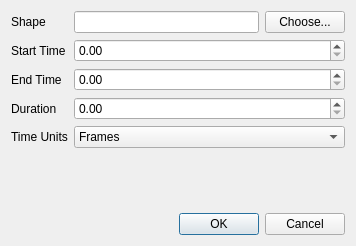
<?xml version="1.0" encoding="UTF-8"?>
<ui version="4.0">
  <author>
    SPDX-FileCopyrightText: 2019-2023 Mattia Basaglia &lt;dev@dragon.best&gt;
    SPDX-License-Identifier: GPL-3.0-or-later
  </author>
 <class>glaxnimate::gui::FollowPathDialog</class>
 <widget class="QDialog" name="glaxnimate::gui::FollowPathDialog">
  <property name="geometry">
   <rect>
    <x>0</x>
    <y>0</y>
    <width>356</width>
    <height>246</height>
   </rect>
  </property>
  <property name="windowTitle">
   <string>Follow Path</string>
  </property>
  <layout class="QGridLayout" name="gridLayout">
   <item row="3" column="0">
    <widget class="QLabel" name="label_4">
     <property name="text">
      <string>Duration</string>
     </property>
    </widget>
   </item>
   <item row="4" column="0">
    <widget class="QLabel" name="label_5">
     <property name="text">
      <string>Time Units</string>
     </property>
    </widget>
   </item>
   <item row="6" column="0" colspan="2">
    <widget class="QDialogButtonBox" name="buttonBox">
     <property name="standardButtons">
      <set>QDialogButtonBox::Cancel|QDialogButtonBox::Ok</set>
     </property>
    </widget>
   </item>
   <item row="0" column="0">
    <widget class="QLabel" name="label">
     <property name="text">
      <string>Shape</string>
     </property>
    </widget>
   </item>
   <item row="1" column="1">
    <widget class="QDoubleSpinBox" name="spin_start"/>
   </item>
   <item row="2" column="0">
    <widget class="QLabel" name="label_3">
     <property name="text">
      <string>End Time</string>
     </property>
    </widget>
   </item>
   <item row="4" column="1">
    <widget class="QComboBox" name="combo_units">
     <item>
      <property name="text">
       <string>Frames</string>
      </property>
     </item>
     <item>
      <property name="text">
       <string>Seconds</string>
      </property>
     </item>
    </widget>
   </item>
   <item row="0" column="1">
    <layout class="QHBoxLayout" name="horizontalLayout">
     <item>
      <widget class="QLineEdit" name="line_shape_name">
       <property name="text">
        <string notr="true"/>
       </property>
       <property name="readOnly">
        <bool>true</bool>
       </property>
      </widget>
     </item>
     <item>
      <widget class="QPushButton" name="pushButton">
       <property name="text">
        <string>Choose...</string>
       </property>
      </widget>
     </item>
    </layout>
   </item>
   <item row="1" column="0">
    <widget class="QLabel" name="label_2">
     <property name="text">
      <string>Start Time</string>
     </property>
    </widget>
   </item>
   <item row="3" column="1">
    <widget class="QDoubleSpinBox" name="spin_duration"/>
   </item>
   <item row="2" column="1">
    <widget class="QDoubleSpinBox" name="spin_end"/>
   </item>
   <item row="5" column="1">
    <spacer name="verticalSpacer">
     <property name="orientation">
      <enum>Qt::Vertical</enum>
     </property>
     <property name="sizeHint" stdset="0">
      <size>
       <width>20</width>
       <height>40</height>
      </size>
     </property>
    </spacer>
   </item>
  </layout>
 </widget>
 <resources/>
 <connections>
  <connection>
   <sender>buttonBox</sender>
   <signal>accepted()</signal>
   <receiver>glaxnimate::gui::FollowPathDialog</receiver>
   <slot>apply()</slot>
   <hints>
    <hint type="sourcelabel">
     <x>235</x>
     <y>218</y>
    </hint>
    <hint type="destinationlabel">
     <x>304</x>
     <y>254</y>
    </hint>
   </hints>
  </connection>
  <connection>
   <sender>buttonBox</sender>
   <signal>rejected()</signal>
   <receiver>glaxnimate::gui::FollowPathDialog</receiver>
   <slot>reject()</slot>
   <hints>
    <hint type="sourcelabel">
     <x>289</x>
     <y>216</y>
    </hint>
    <hint type="destinationlabel">
     <x>344</x>
     <y>287</y>
    </hint>
   </hints>
  </connection>
  <connection>
   <sender>combo_units</sender>
   <signal>currentIndexChanged(int)</signal>
   <receiver>glaxnimate::gui::FollowPathDialog</receiver>
   <slot>change_units(int)</slot>
   <hints>
    <hint type="sourcelabel">
     <x>326</x>
     <y>167</y>
    </hint>
    <hint type="destinationlabel">
     <x>492</x>
     <y>169</y>
    </hint>
   </hints>
  </connection>
  <connection>
   <sender>spin_duration</sender>
   <signal>valueChanged(double)</signal>
   <receiver>glaxnimate::gui::FollowPathDialog</receiver>
   <slot>change_duration(double)</slot>
   <hints>
    <hint type="sourcelabel">
     <x>281</x>
     <y>132</y>
    </hint>
    <hint type="destinationlabel">
     <x>431</x>
     <y>132</y>
    </hint>
   </hints>
  </connection>
  <connection>
   <sender>spin_end</sender>
   <signal>valueChanged(double)</signal>
   <receiver>glaxnimate::gui::FollowPathDialog</receiver>
   <slot>change_end(double)</slot>
   <hints>
    <hint type="sourcelabel">
     <x>290</x>
     <y>90</y>
    </hint>
    <hint type="destinationlabel">
     <x>475</x>
     <y>101</y>
    </hint>
   </hints>
  </connection>
  <connection>
   <sender>pushButton</sender>
   <signal>clicked()</signal>
   <receiver>glaxnimate::gui::FollowPathDialog</receiver>
   <slot>select_path()</slot>
   <hints>
    <hint type="sourcelabel">
     <x>327</x>
     <y>19</y>
    </hint>
    <hint type="destinationlabel">
     <x>421</x>
     <y>35</y>
    </hint>
   </hints>
  </connection>
 </connections>
 <slots>
  <slot>apply()</slot>
  <slot>change_units(int)</slot>
  <slot>change_duration(double)</slot>
  <slot>change_end(double)</slot>
  <slot>select_path()</slot>
 </slots>
</ui>
